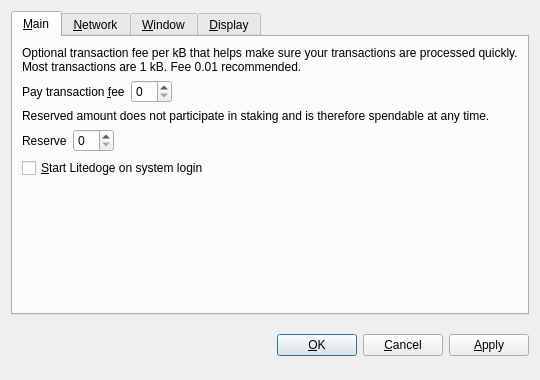
<?xml version="1.0" encoding="UTF-8"?>
<ui version="4.0">
 <class>OptionsDialog</class>
 <widget class="QDialog" name="OptionsDialog">
  <property name="geometry">
   <rect>
    <x>0</x>
    <y>0</y>
    <width>540</width>
    <height>380</height>
   </rect>
  </property>
  <property name="windowTitle">
   <string>Options</string>
  </property>
  <property name="modal">
   <bool>true</bool>
  </property>
  <layout class="QVBoxLayout" name="verticalLayout">
   <item>
    <widget class="QTabWidget" name="tabWidget">
     <property name="tabPosition">
      <enum>QTabWidget::North</enum>
     </property>
     <property name="currentIndex">
      <number>0</number>
     </property>
     <widget class="QWidget" name="tabMain">
      <attribute name="title">
       <string>&amp;Main</string>
      </attribute>
      <layout class="QVBoxLayout" name="verticalLayout_Main">
       <item>
        <widget class="QLabel" name="transactionFeeInfoLabel">
         <property name="text">
          <string>Optional transaction fee per kB that helps make sure your transactions are processed quickly. Most transactions are 1 kB. Fee 0.01 recommended.</string>
         </property>
         <property name="textFormat">
          <enum>Qt::PlainText</enum>
         </property>
         <property name="wordWrap">
          <bool>true</bool>
         </property>
        </widget>
       </item>
       <item>
        <layout class="QHBoxLayout" name="horizontalLayoutFee">
         <item>
          <widget class="QLabel" name="transactionFeeLabel">
           <property name="text">
            <string>Pay transaction &amp;fee</string>
           </property>
           <property name="textFormat">
            <enum>Qt::PlainText</enum>
           </property>
           <property name="buddy">
            <cstring>transactionFee</cstring>
           </property>
          </widget>
         </item>
         <item>
          <widget class="BitcoinAmountField" name="transactionFee"/>
         </item>
         <item>
          <spacer name="horizontalSpacerFee">
           <property name="orientation">
            <enum>Qt::Horizontal</enum>
           </property>
           <property name="sizeHint" stdset="0">
            <size>
             <width>40</width>
             <height>20</height>
            </size>
           </property>
          </spacer>
         </item>
        </layout>
       </item>
       <item>
        <widget class="QLabel" name="reserveBalanceInfoLabel">
         <property name="text">
          <string>Reserved amount does not participate in staking and is therefore spendable at any time.</string>
         </property>
         <property name="textFormat">
          <enum>Qt::PlainText</enum>
         </property>
         <property name="wordWrap">
          <bool>true</bool>
         </property>
        </widget>
       </item>
       <item>
        <layout class="QHBoxLayout" name="horizontalLayoutReserveBalance">
         <item>
          <widget class="QLabel" name="reserveBalanceLabel">
           <property name="text">
            <string>Reserve</string>
           </property>
           <property name="textFormat">
            <enum>Qt::PlainText</enum>
           </property>
           <property name="buddy">
            <cstring>reserveBalance</cstring>
           </property>
          </widget>
         </item>
         <item>
          <widget class="BitcoinAmountField" name="reserveBalance"/>
         </item>
         <item>
          <spacer name="horizontalSpacerReserveBalance">
           <property name="orientation">
            <enum>Qt::Horizontal</enum>
           </property>
           <property name="sizeHint" stdset="0">
            <size>
             <width>40</width>
             <height>20</height>
            </size>
           </property>
          </spacer>
         </item>
        </layout>
       </item>
       <item>
        <widget class="QCheckBox" name="bitcoinAtStartup">
         <property name="toolTip">
          <string>Automatically start Litedoge after logging in to the system.</string>
         </property>
         <property name="text">
          <string>&amp;Start Litedoge on system login</string>
         </property>
        </widget>
       </item>
       <item>
        <spacer name="verticalSpacer_Main">
         <property name="orientation">
          <enum>Qt::Vertical</enum>
         </property>
         <property name="sizeHint" stdset="0">
          <size>
           <width>20</width>
           <height>40</height>
          </size>
         </property>
        </spacer>
       </item>
      </layout>
     </widget>
     <widget class="QWidget" name="tabNetwork">
      <attribute name="title">
       <string>&amp;Network</string>
      </attribute>
      <layout class="QVBoxLayout" name="verticalLayout_Network">
       <item>
        <widget class="QCheckBox" name="mapPortUpnp">
         <property name="toolTip">
          <string>Automatically open the Litedoge client port on the router. This only works when your router supports UPnP and it is enabled.</string>
         </property>
         <property name="text">
          <string>Map port using &amp;UPnP</string>
         </property>
        </widget>
       </item>
       <item>
        <widget class="QCheckBox" name="connectSocks">
         <property name="toolTip">
          <string>Connect to the Litedoge network through a SOCKS5 proxy (e.g. when connecting through Tor).</string>
         </property>
         <property name="text">
          <string>&amp;Connect through SOCKS5 proxy:</string>
         </property>
        </widget>
       </item>
       <item>
        <layout class="QHBoxLayout" name="horizontalLayout_Network">
         <item>
          <widget class="QLabel" name="proxyIpLabel">
           <property name="text">
            <string>Proxy &amp;IP:</string>
           </property>
           <property name="textFormat">
            <enum>Qt::PlainText</enum>
           </property>
           <property name="buddy">
            <cstring>proxyIp</cstring>
           </property>
          </widget>
         </item>
         <item>
          <widget class="QValidatedLineEdit" name="proxyIp">
           <property name="maximumSize">
            <size>
             <width>140</width>
             <height>16777215</height>
            </size>
           </property>
           <property name="toolTip">
            <string>IP address of the proxy (e.g. 127.0.0.1)</string>
           </property>
          </widget>
         </item>
         <item>
          <widget class="QLabel" name="proxyPortLabel">
           <property name="text">
            <string>&amp;Port:</string>
           </property>
           <property name="textFormat">
            <enum>Qt::PlainText</enum>
           </property>
           <property name="buddy">
            <cstring>proxyPort</cstring>
           </property>
          </widget>
         </item>
         <item>
          <widget class="QLineEdit" name="proxyPort">
           <property name="maximumSize">
            <size>
             <width>55</width>
             <height>16777215</height>
            </size>
           </property>
           <property name="toolTip">
            <string>Port of the proxy (e.g. 9050)</string>
           </property>
          </widget>
         </item>
         <item>
          <spacer name="horizontalSpacer_Network">
           <property name="orientation">
            <enum>Qt::Horizontal</enum>
           </property>
           <property name="sizeHint" stdset="0">
            <size>
             <width>40</width>
             <height>20</height>
            </size>
           </property>
          </spacer>
         </item>
        </layout>
       </item>
       <item>
        <spacer name="verticalSpacer_Network">
         <property name="orientation">
          <enum>Qt::Vertical</enum>
         </property>
         <property name="sizeHint" stdset="0">
          <size>
           <width>20</width>
           <height>40</height>
          </size>
         </property>
        </spacer>
       </item>
      </layout>
     </widget>
     <widget class="QWidget" name="tabWindow">
      <attribute name="title">
       <string>&amp;Window</string>
      </attribute>
      <layout class="QVBoxLayout" name="verticalLayout_Window">
       <item>
        <widget class="QCheckBox" name="minimizeToTray">
         <property name="toolTip">
          <string>Show only a tray icon after minimizing the window.</string>
         </property>
         <property name="text">
          <string>&amp;Minimize to the tray instead of the taskbar</string>
         </property>
        </widget>
       </item>
       <item>
        <widget class="QCheckBox" name="minimizeOnClose">
         <property name="toolTip">
          <string>Minimize instead of exit the application when the window is closed. When this option is enabled, the application will be closed only after selecting Quit in the menu.</string>
         </property>
         <property name="text">
          <string>M&amp;inimize on close</string>
         </property>
        </widget>
       </item>
       <item>
        <spacer name="verticalSpacer_Window">
         <property name="orientation">
          <enum>Qt::Vertical</enum>
         </property>
         <property name="sizeHint" stdset="0">
          <size>
           <width>20</width>
           <height>40</height>
          </size>
         </property>
        </spacer>
       </item>
      </layout>
     </widget>
     <widget class="QWidget" name="tabDisplay">
      <attribute name="title">
       <string>&amp;Display</string>
      </attribute>
      <layout class="QVBoxLayout" name="verticalLayout_Display">
       <item>
        <layout class="QHBoxLayout" name="horizontalLayout_1_Display">
         <item>
          <widget class="QLabel" name="langLabel">
           <property name="text">
            <string>User Interface &amp;language:</string>
           </property>
           <property name="textFormat">
            <enum>Qt::PlainText</enum>
           </property>
           <property name="buddy">
            <cstring>lang</cstring>
           </property>
          </widget>
         </item>
         <item>
          <widget class="QValueComboBox" name="lang">
           <property name="toolTip">
            <string>The user interface language can be set here. This setting will take effect after restarting Litedoge.</string>
           </property>
          </widget>
         </item>
        </layout>
       </item>
       <item>
        <layout class="QHBoxLayout" name="horizontalLayout_2_Display">
         <item>
          <widget class="QLabel" name="unitLabel">
           <property name="text">
            <string>&amp;Unit to show amounts in:</string>
           </property>
           <property name="textFormat">
            <enum>Qt::PlainText</enum>
           </property>
           <property name="buddy">
            <cstring>unit</cstring>
           </property>
          </widget>
         </item>
         <item>
          <widget class="QValueComboBox" name="unit">
           <property name="toolTip">
            <string>Choose the default subdivision unit to show in the interface and when sending coins.</string>
           </property>
          </widget>
         </item>
        </layout>
       </item>
       <item>
        <widget class="QCheckBox" name="coinControlFeatures">
         <property name="toolTip">
          <string>Whether to show coin control features or not.</string>
         </property>
         <property name="text">
          <string>Display coin &amp;control features (experts only!)</string>
         </property>
        </widget>
       </item>
       <item>
        <widget class="QCheckBox" name="minimizeCoinAge">
         <property name="toolTip">
          <string>Whether to select the coin outputs randomly or with minimal coin age.</string>
         </property>
         <property name="text">
          <string>Minimize weight consumption (experimental)</string>
         </property>
        </widget>
       </item>
       <item>
        <widget class="QCheckBox" name="useBlackTheme">
         <property name="text">
          <string>Use black visual theme (requires restart)</string>
         </property>
        </widget>
       </item>
       <item>
        <spacer name="verticalSpacer_Display">
         <property name="orientation">
          <enum>Qt::Vertical</enum>
         </property>
         <property name="sizeHint" stdset="0">
          <size>
           <width>20</width>
           <height>40</height>
          </size>
         </property>
        </spacer>
       </item>
      </layout>
     </widget>
    </widget>
   </item>
   <item>
    <layout class="QHBoxLayout" name="horizontalLayout_Buttons">
     <item>
      <spacer name="horizontalSpacer_1">
       <property name="orientation">
        <enum>Qt::Horizontal</enum>
       </property>
       <property name="sizeHint" stdset="0">
        <size>
         <width>40</width>
         <height>48</height>
        </size>
       </property>
      </spacer>
     </item>
     <item>
      <widget class="QLabel" name="statusLabel">
       <property name="font">
        <font>
         <weight>75</weight>
         <bold>true</bold>
        </font>
       </property>
       <property name="text">
        <string/>
       </property>
       <property name="textFormat">
        <enum>Qt::PlainText</enum>
       </property>
       <property name="wordWrap">
        <bool>true</bool>
       </property>
      </widget>
     </item>
     <item>
      <spacer name="horizontalSpacer_2">
       <property name="orientation">
        <enum>Qt::Horizontal</enum>
       </property>
       <property name="sizeHint" stdset="0">
        <size>
         <width>40</width>
         <height>48</height>
        </size>
       </property>
      </spacer>
     </item>
     <item>
      <widget class="QPushButton" name="okButton">
       <property name="text">
        <string>&amp;OK</string>
       </property>
      </widget>
     </item>
     <item>
      <widget class="QPushButton" name="cancelButton">
       <property name="text">
        <string>&amp;Cancel</string>
       </property>
       <property name="autoDefault">
        <bool>false</bool>
       </property>
      </widget>
     </item>
     <item>
      <widget class="QPushButton" name="applyButton">
       <property name="text">
        <string>&amp;Apply</string>
       </property>
       <property name="autoDefault">
        <bool>false</bool>
       </property>
      </widget>
     </item>
    </layout>
   </item>
  </layout>
 </widget>
 <customwidgets>
  <customwidget>
   <class>BitcoinAmountField</class>
   <extends>QSpinBox</extends>
   <header>bitcoinamountfield.h</header>
  </customwidget>
  <customwidget>
   <class>QValueComboBox</class>
   <extends>QComboBox</extends>
   <header>qvaluecombobox.h</header>
  </customwidget>
  <customwidget>
   <class>QValidatedLineEdit</class>
   <extends>QLineEdit</extends>
   <header>qvalidatedlineedit.h</header>
  </customwidget>
 </customwidgets>
 <resources/>
 <connections/>
</ui>
